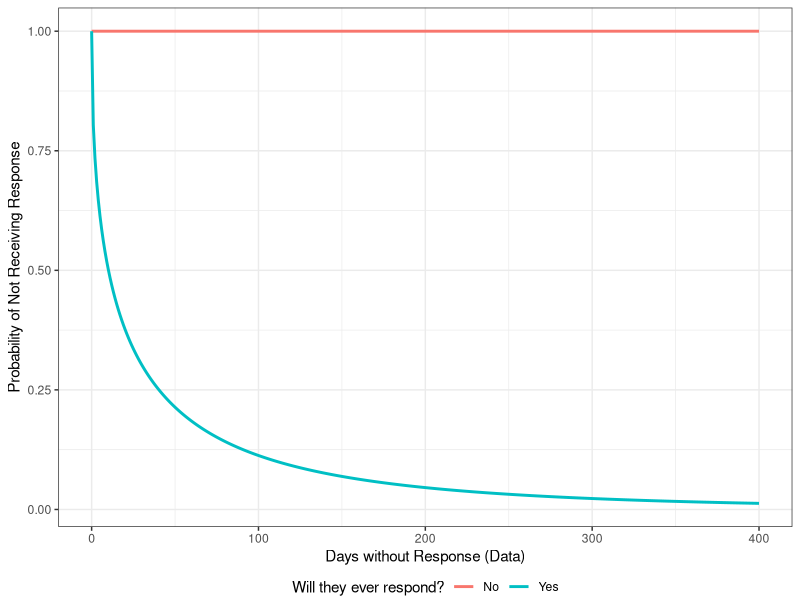

Write R code to recreate this figure.
library(tidyverse)
theme_set(theme_bw())

#### Simple Model ####
## Assumptions ##
# Conditional on an eventual response, expected future wait time increases
#  the longer you've been waiting (corresponding to Weibull dist. with k < 1)

## Unknowns ##
# Will the professor reply to my email? [Logical]

## Data ##
# The amount of time that's passed without receiving email [Positive Scalar]

## Likelihood ##
# p(x days passed | eventual response) = 1 - Weibull CDF
# p(x days passed | no eventual response) = 1
weib_shape <- .5
weib_scale <- 21

results <- tibble(days_passed = 0:400) %>% # data for time without a response
   mutate(
      # scale and shape for Weibull give median ~10 days wait time
      likelihood_response = 1 - pweibull(days_passed, weib_shape, weib_scale),
      likelihood_noresponse = 1
   )

# Plot likelihoods
results %>%
   pivot_longer(
      -days_passed,
      names_to = "outcome",
      names_prefix = "likelihood_",
      values_to = "likelihood"
   ) %>%
   ggplot(aes(days_passed, likelihood, color = outcome)) +
   geom_line(size = 1) +
   scale_x_continuous("Days without Response (Data)") +
   scale_y_continuous("Probability of Not Receiving Response") +
   scale_color_discrete("Will they ever respond?", labels = c("No", "Yes")) +
   theme(legend.position = "bottom", legend.box.margin = margin(-10, -10, -10, -10))

## Prior ##
p_response <- .75 # prior that you'll get eventual response

results_simple <- results %>%
   mutate(
      posterior_response = p_response * likelihood_response /
         (p_response * likelihood_response +
         (1 - p_response) * likelihood_noresponse),
      posterior_noresponse = (1 - p_response) * likelihood_noresponse /
         (p_response * likelihood_response +
         (1 - p_response) * likelihood_noresponse)
   )

# Plot posterior as a function of days passed
posterior_simple_plot <- results_simple %>%
   select(-starts_with("likelihood")) %>%
   pivot_longer(
      starts_with("posterior"),
      names_to = "outcome",
      names_prefix = "posterior_"
   ) %>%
   ggplot(aes(days_passed, value, color = outcome)) +
   geom_line(size = 1) +
   scale_x_continuous("Days without Response (Data)") +
   scale_y_continuous("Posterior Belief in Eventual Outcome") +
   scale_color_discrete("Will they ever respond?", labels = c("No", "Yes")) +
   labs(caption = str_c("Prior belief in eventual response: ", 100*p_response, "%")) +
   theme(legend.position = "bottom", legend.box.margin = margin(-10, -10, -10, -10))


#### Alternative Model ####
p_forgot <- .15 # prior that receiver will forget to respond
p_ignore <- .25 # prior that receiver will intentionally ignore email

results_alt <- results %>%
   mutate(
      posterior_response = (1 - p_forgot - p_ignore) * likelihood_response,
      posterior_forgot = p_forgot * likelihood_noresponse,
      posterior_ignore = p_ignore * likelihood_noresponse
   ) %>%
   rowwise() %>%
   mutate(normalization = sum(c_across(starts_with("posterior")))) %>%
   ungroup() %>%
   pivot_longer(
      starts_with("posterior"),
      names_to = "outcome",
      names_prefix = "posterior_",
      values_to = "posterior"
   ) %>%
   mutate(posterior = posterior / normalization)

posterior_alt_plot <- ggplot(results_alt, aes(days_passed, posterior, color = outcome)) +
   geom_line(size = 1) +
   scale_x_continuous("Days without Response (Data)") +
   scale_y_continuous("Posterior Belief", limits = c(0, 1)) +
   scale_color_discrete(
      element_blank(),
      labels = c("Forgot", "Ignoring", "Will respond")
   ) +
   theme(legend.position = "bottom")
